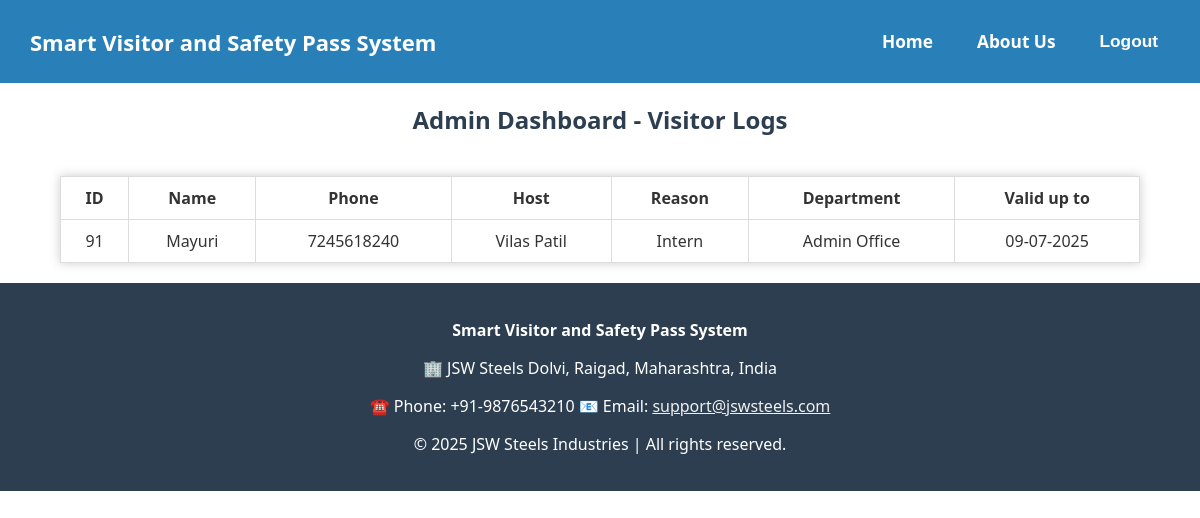
/admin (signed in), run on the app's committed database.
### tables this page shows
CREATE TABLE visitors (
                    id INTEGER PRIMARY KEY AUTOINCREMENT,
                    name TEXT,
                    phone TEXT,
                    reason TEXT,
                    host TEXT,
                    quiz_passed INTEGER,
                    checkin_status TEXT
                , area TEXT, checkin_time TEXT, checkout_time TEXT, start_date TEXT, end_date TEXT);

### app.py (the view)
@app.route('/admin')
def admin():
    conn = sqlite3.connect(DB_NAME)
    c = conn.cursor()
    c.execute("SELECT * FROM visitors")
    visitors = c.fetchall()
    conn.close()
    return render_template('admin.html', data=visitors)

### app.py (called while the page is built)
@app.template_filter('datetimeformat')
def datetimeformat(value):
    if not value:
        return ''
    try:
        if len(value) == 10:
            dt = datetime.strptime(value, '%Y-%m-%d')
        else:
            dt = datetime.strptime(value, '%Y-%m-%d %H:%M:%S')
        return dt.strftime('%d-%m-%Y')
    except Exception:
        return value

### templates/admin.html (shortened to what this page needs)
<!DOCTYPE html>
<html>
<head>
  <link rel="stylesheet" href="{{ url_for('static', filename='style.css') }}">
</head>
<body>
  {% include 'header.html' %}
<h2>Admin Dashboard - Visitor Logs</h2>
<table>
  <thead>
    <tr>
      <th>ID</th>
      <th>Name</th>
      <th>Phone</th>
      <th>Host</th>
      <th>Reason</th>
      <th>Department</th>
      <th>Valid up to</th>
    </tr>
  </thead>
  <tbody>
    {% for row in data %}
    <tr>
      <td>{{ row[0] }}</td>
      <td>{{ row[1] }}</td>
      <td>{{ row[2] }}</td>
      <td>{{ row[4] }}</td>
      <td>{{ row[3] }}</td>
      <td>{{ row[7] }}</td>
      <td>{% if row[11] %}{{ row[11]|datetimeformat }}{% else %}N/A{% endif %}</td>
    </tr>
    {% endfor %}
  </tbody>
</table>
  {% include 'footer.html' %}
</body>
</html>

### static/style.css (style rules this page uses)
body { background: #fff; color: #333; font-family: 'Segoe UI', sans-serif; margin: 0; padding: 0; min-height: 100vh; }
h2 { color: #2c3e50; text-align: center; }
table { width: 90%; margin: 20px auto; border-collapse: collapse; background-color: white; box-shadow: 0 0 10px #ccc; }
th, td { padding: 10px; border: 1px solid #ddd; text-align: center; }
body:not(.home-bg) { display: flex; flex-direction: column; min-height: 100vh; }

### data on the page
visitors: id "91", name "Mayuri", phone "7245618240", host "Vilas Patil", reason "Intern", area "Admin Office", end_date "09-07-2025"
